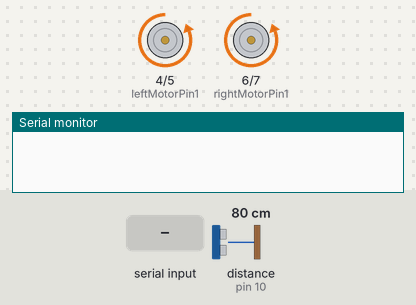
Simulated run of this sketch. Board: Arduino Nano, built with avr-gcc and run on an emulated ATmega328P. Shown: motor-driver pin pairs drawn as motors (green arrow = first pin HIGH = forward, orange = second pin HIGH = backward, longer = more drive), the last lines printed to the serial monitor. Wiring (inferred from the names in the program): ultrasonic range finder: trigger pin 9; echo pin 10. The test bench sets the inputs (shaded band); at power-on: distance to the obstacle (sensor on pin 10) 80 cm. The echo pulse lasts 58.3 µs per cm.

Above: at 1.2 s.
1.3 s: distance to the obstacle (sensor on pin 10) set to 8 cm
2.8 s: distance to the obstacle (sensor on pin 10) set to 5 cm
At 3.2 s:
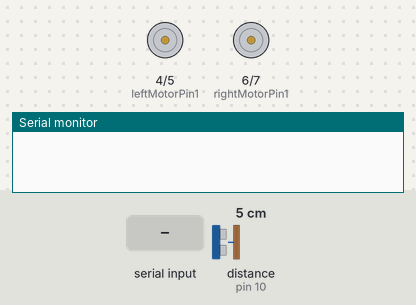
At 4.4 s:
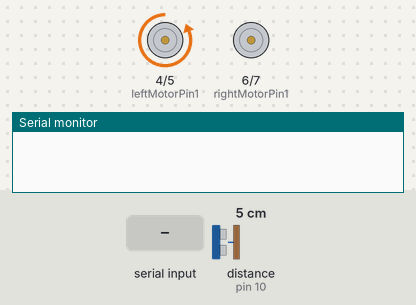
5.8 s: "*forward" received over Serial
At 8.3 s:
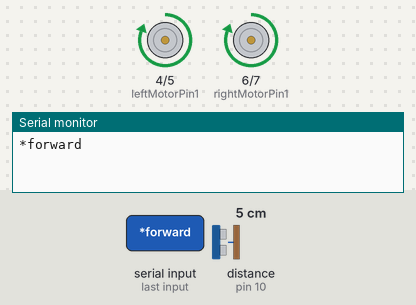
8.8 s: "*backward" received over Serial
11.8 s: distance to the obstacle (sensor on pin 10) set to 9 cm
14.6 s: "*right" received over Serial
At 16.7 s:
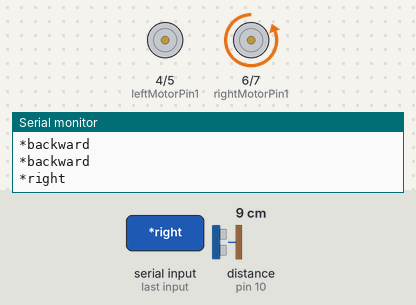
Timing chart, 0 to 18.4 s (numbered marks = the images above; inputs shaded):
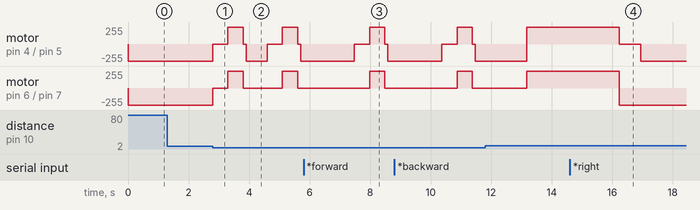

Measured:
- the behaviour switches between 7 and 6 cm on distance to the obstacle (sensor on pin 10) (found by bisection; images 0 and 1)
- after the input at 1.3 s, every drawn part: stays the same
- after the input at 14.6 s, motor on pin 4 (leftMotorPin1) / pin 5 (leftMotorPin2): forward 255/255 → stopped after 1.6 s, → backward 255/255 0.70 s later; motor on pin 6 (rightMotorPin1) / pin 7 (rightMotorPin2): forward 255/255 → backward 255/255 after 1.6 s

The sketch:

abstracle_robot.ino
```cpp
/*
 * Project Name : Voice Control Obstacle Avoding Robot
 * Author: Mahamudul Hasan
 * MCU: Arduino Nano
 * IDE: Arduino IDE
 * Date: 24/9/2020
 */

 String voice;
 int i =0;

 int trigger = 9;
 int echo = 10;

 int leftMotorPin1 = 4;
 int leftMotorPin2 = 5;
 int rightMotorPin1 = 6;
 int rightMotorPin2 = 7;

long duration, distance;

void setup() {

  Serial.begin(9600);

  pinMode(trigger, OUTPUT);
  pinMode(echo, INPUT);

  pinMode(leftMotorPin1, OUTPUT);
  pinMode(leftMotorPin2, OUTPUT);
  pinMode(rightMotorPin1, OUTPUT);
  pinMode(rightMotorPin2, OUTPUT);
}

void loop() {

  if(Serial.available() && i==0){
    voice = "";
    i++;
    }
  while(Serial.available()){
    delay(10);

    char c = Serial.read();
    if(c == '#'){
      break;
    }
    voice += c;
  }

  if(voice.length() > 0){
    Serial.println(voice);
    delay(1000);
  }

  digitalWrite(trigger, LOW);
  delayMicroseconds(2);
  digitalWrite(trigger, HIGH);
  delayMicroseconds(10);
  digitalWrite(trigger, LOW);
  duration = pulseIn(echo, HIGH);
  distance = 0.0340*duration/2;

  if(distance > 5){ //Robot Move Forward
      forward();
   }

   if(distance <= 5){
      stopCar();
      delay(500);
      backward();
      delay(500);
      stopCar();
      delay(100);
      left();
      delay(700);
      //forward();
   }

   if(distance > 5 && voice.length() > 0 && voice == "*forward"){
      forward();
      delay(500);
   }
   if(distance > 5 && voice.length() > 0 && voice == "*backward"){
       backward();
       delay(500);
   }
   if(distance > 5 && voice.length() > 0 && voice == "*left"){
      left();
      delay(700);
      voice = "";
   }
   if(distance > 5 && voice.length() > 0 && voice == "*right"){
     right();
     delay(700);
     voice = "";
   }
   if(distance > 5 && voice.length() > 0 && voice == "*stop"){
     stopCar();
   }

i = 0;

}

void forward(){  //Robot Move Forward
  digitalWrite(leftMotorPin1, LOW);
  digitalWrite(leftMotorPin2, HIGH);
  digitalWrite(rightMotorPin1, LOW);
  digitalWrite(rightMotorPin2, HIGH);
}

void backward(){  //Robot Move Backward
  digitalWrite(leftMotorPin1, HIGH);
  digitalWrite(leftMotorPin2, LOW);
  digitalWrite(rightMotorPin1, HIGH);
  digitalWrite(rightMotorPin2, LOW);
 }
void stopCar(){  //Robot Stop
  digitalWrite(leftMotorPin1, LOW);
  digitalWrite(leftMotorPin2, LOW);
  digitalWrite(rightMotorPin1, LOW);
  digitalWrite(rightMotorPin2, LOW);
}
void left(){ //Robot Move Left
  digitalWrite(leftMotorPin1, LOW);
  digitalWrite(leftMotorPin2, HIGH);
  digitalWrite(rightMotorPin1, LOW);
  digitalWrite(rightMotorPin2, LOW);
  }
void right(){ //Robot Move Right
   digitalWrite(leftMotorPin1, LOW);
   digitalWrite(leftMotorPin2, LOW);
   digitalWrite(rightMotorPin1, LOW);
   digitalWrite(rightMotorPin2, HIGH);
  }
```
